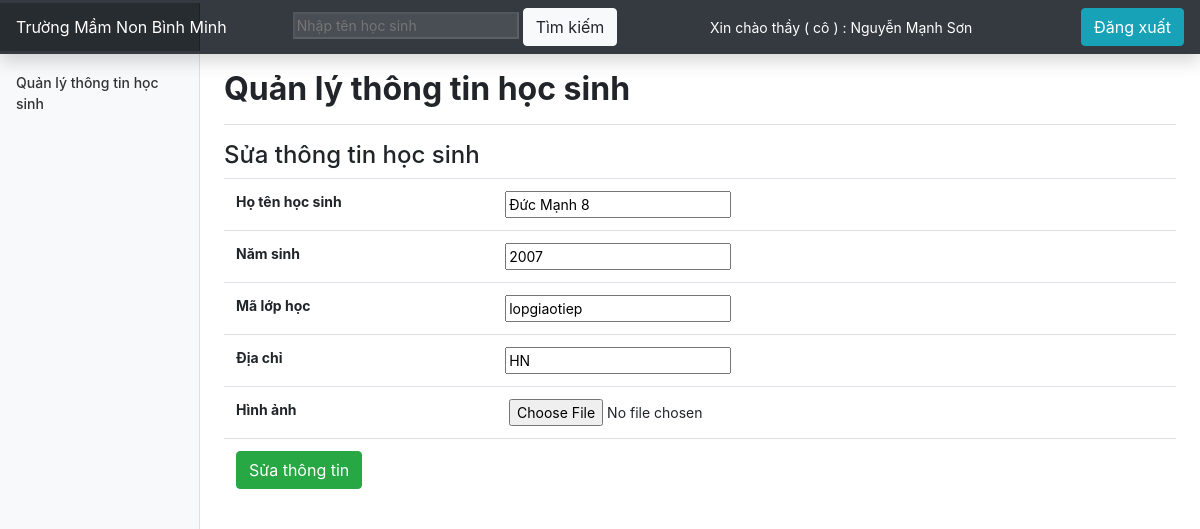
Screenshot of /quanlyhs.php?action=quanlyhs&query=sua&idhs=25 (signed in) with the database file from the repository.
### tables this page shows
CREATE TABLE `tbl_hs` (
  `id_hs` int(11) NOT NULL,
  `name_hs` varchar(255) NOT NULL,
  `namsinh_hs` varchar(255) NOT NULL,
  `class` varchar(255) NOT NULL,
  `diachi_hs` varchar(255) NOT NULL,
  `anh_hs` varchar(255) NOT NULL
);

### quanly/quanlyhs/sua.php (the view, shortened to what this page needs)
<?php
    $sql_sua_hs = "SELECT * FROM tbl_hs WHERE id_hs ='$_GET[idhs]' LIMIT 1";
    $querry_sua_hs= mysqli_query($mysqli, $sql_sua_hs);
?>
<div class="d-flex justify-content-between flex-wrap flex-md-nowrap align-items-center pt-3 pb-2 mb-3 border-bottom">
    <h1 class="h2"><strong>Quản lý thông tin học sinh</strong> </h1>
</div>
<h4>Sửa thông tin học sinh</h4>
<table class="table" >
    <form method="POST" enctype="multipart/form-data"  autocomplete="off" action="quanly/quanlyhs/xuly.php?idhs=<?php echo $_GET['idhs'] ?>">
        <?php
            while($dong = mysqli_fetch_array($querry_sua_hs)) {
        ?>
            <tr>
                <th scope="row"> Họ tên học sinh </th>
                <td><input type="text" name="name_hs" value="<?php echo $dong['name_hs'] ?>"></td>
            </tr>
            <tr>
                <th scope="row">Năm sinh</th>
                <td><input type="text" name="namsinh_hs" value="<?php echo $dong['namsinh_hs'] ?>" ></td>
            </tr>
            <tr>
                <th scope="row">Mã lớp học</th>
                <td><input type="text" name="class" value="<?php echo $dong['class'] ?>"></td>
            </tr>
            <tr>
                <th scope="row">Địa chỉ</th>
                <td><input type="text" name="diachi_hs" value="<?php echo $dong['diachi_hs'] ?>"></td>
            </tr>
            <tr>
                <th scope="row">Hình ảnh</th>
                <td>
                    <input type="file" name="anh_hs" value="<?php echo $dong['anh_hs'] ?>">
                </td>
            </tr>
            <tr>
                <td colspan="2"><input type="submit" class="btn btn-success" name="sua_hs" value="Sửa thông tin"></td>
            </tr>
        <?php
        }
        ?>
    </form>
</table>

### admin/css/dashboard.css (style rules this page uses)
body { font-size: .875rem; }

### rows the page displays
tbl_hs: name_hs "Đức Mạnh 8", namsinh_hs "2007", class "lopgiaotiep", diachi_hs "HN"

### other values shown
$_SESSION['dangnhapgv'] "Nguyễn Mạnh Sơn"
